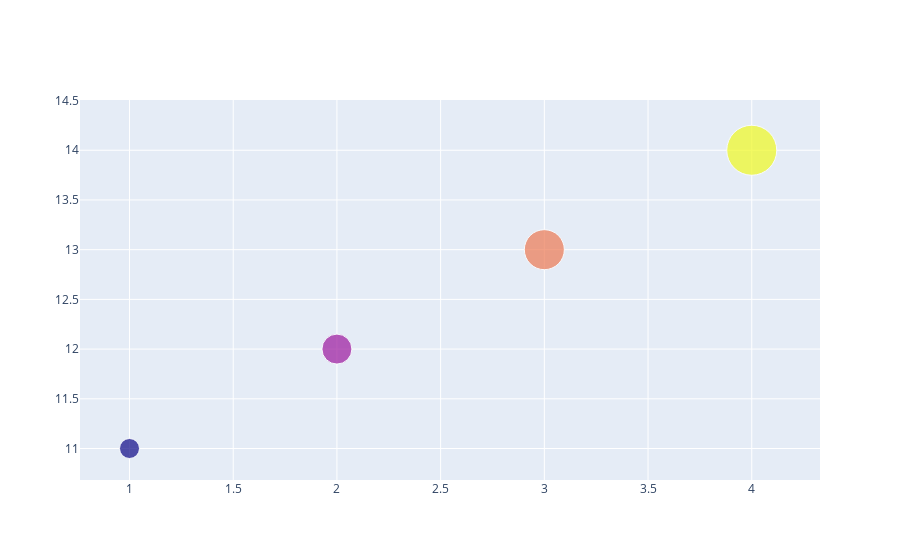

Notebook code for this chart:
### Code cell
# customize the plot

fig = go.Figure(data=go.Scatter(x=[1,2,3,4], y=[11,12,13,14], mode='markers', marker=dict(size=[20,30,40,50], color=[1,2,3,4])))
fig.show()

### Figure 1 — Plotly figure (JSON) as saved in the notebook; plotly's stock layout.template omitted (floating-point values rounded to 4 significant figures)
{"data": [{"marker": {"color": [1, 2, 3, 4], "size": [20, 30, 40, 50]}, "mode": "markers", "type": "scatter", "x": [1, 2, 3, 4], "y": [11, 12, 13, 14]}], "layout": {}}
